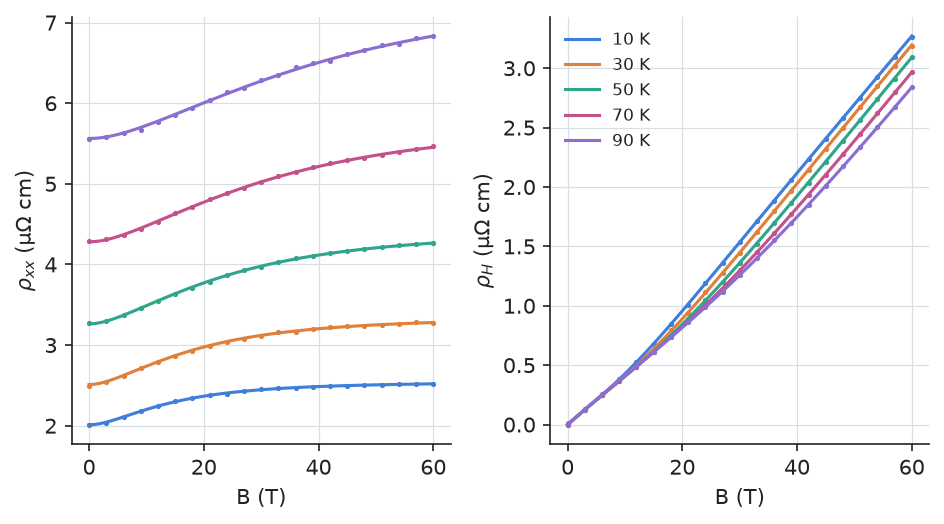

Write Python code to recreate this figure.
from _joint_data import d, measured, rate, surface, temperatures, true_gamma1, true_shared

# --8<-- [start:example]
import pandas as pd
from quantalyze.beta import boltzmann_fitting as bzf

# One Dataset per temperature: the rate's argument T receives each dataset's constant.
datasets = [
    bzf.Dataset(measured[T], surface, rate=rate, constants={"T": T}, name=f"{T} K", layer_spacing=d,
                extrapolate=True)
    for T in temperatures
]

result = bzf.fit_joint(
    datasets,
    p0={"gamma_imp": 1e12, "alpha": 1e8, "gamma1": 1e12},
    separate=["gamma1"],  # one gamma1 per temperature; gamma_imp and alpha are shared
    bounds={"gamma_imp": (0, None), "alpha": (0, None), "gamma1": (0, None)},
)

truth = pd.Series({**true_shared, **{f"gamma1[{T} K]": value for T, value in true_gamma1.items()}})
table = result.summary()[["value", "error"]].assign(truth=truth)
print(table.to_string(float_format="{:.4g}".format))
print(f"\nweighting: {result.weighting}")
print(result.fit_quality.to_string(float_format="{:.3g}".format))
# --8<-- [end:example]

import matplotlib.pyplot as plt

curves = result.evaluate()  # each dataset's model at its measured fields
fig, (left, right) = plt.subplots(1, 2)
for dataset in datasets:
    data, fit = dataset.data, curves[dataset.name]
    (line,) = left.plot(fit.field, fit.resistivity * 1e8)
    left.plot(data.field[::3], data.resistivity[::3] * 1e8, ".", ms=3, color=line.get_color())
    right.plot(fit.field, fit.hall_resistivity * 1e8, color=line.get_color(), label=dataset.name)
    right.plot(data.field[::3], data.hall_resistivity[::3] * 1e8, ".", ms=3, color=line.get_color())
left.set(xlabel="B (T)", ylabel=r"$\rho_{xx}$ (μΩ cm)")
right.set(xlabel="B (T)", ylabel=r"$\rho_H$ (μΩ cm)")
right.legend(fontsize=8, loc="upper left")
fig.tight_layout()
